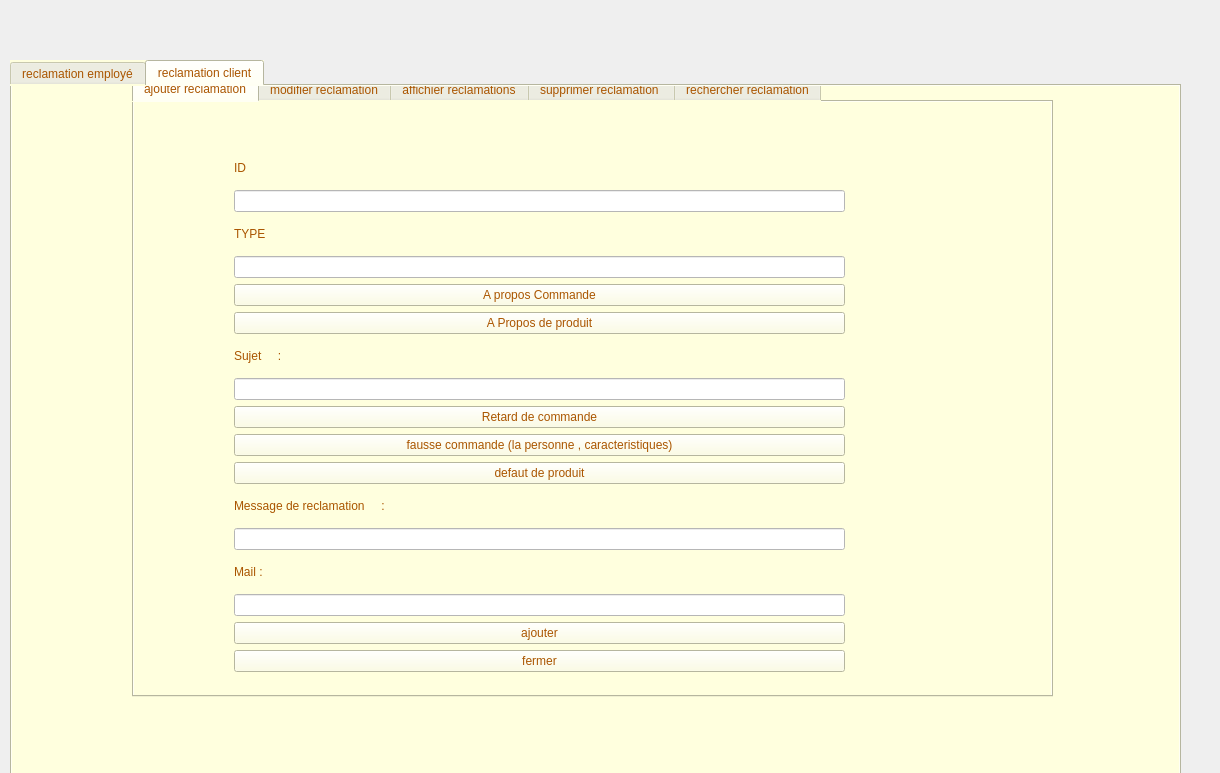
<?xml version="1.0" encoding="UTF-8"?>
<ui version="4.0">
 <class>passerreclamation</class>
 <widget class="QDialog" name="passerreclamation">
  <property name="geometry">
   <rect>
    <x>0</x>
    <y>0</y>
    <width>1220</width>
    <height>773</height>
   </rect>
  </property>
  <property name="windowTitle">
   <string>Dialog</string>
  </property>
  <widget class="QTabWidget" name="tabWidget">
   <property name="geometry">
    <rect>
     <x>10</x>
     <y>60</y>
     <width>1171</width>
     <height>731</height>
    </rect>
   </property>
   <property name="styleSheet">
    <string notr="true">font: 33pt &quot;MS Shell Dlg 2&quot;;
color: rgb(170, 85, 0);
background-color: rgb(255, 255, 222);</string>
   </property>
   <property name="currentIndex">
    <number>1</number>
   </property>
   <widget class="QWidget" name="tab">
    <attribute name="title">
     <string>reclamation employé</string>
    </attribute>
    <widget class="QTabWidget" name="tabWidget_4">
     <property name="geometry">
      <rect>
       <x>90</x>
       <y>-10</y>
       <width>951</width>
       <height>621</height>
      </rect>
     </property>
     <property name="styleSheet">
      <string notr="true">font: 75 9pt &quot;MS Shell Dlg 2&quot;;</string>
     </property>
     <property name="currentIndex">
      <number>3</number>
     </property>
     <widget class="QWidget" name="tab_7">
      <attribute name="title">
       <string>ajouter reclamation</string>
      </attribute>
      <widget class="QWidget" name="layoutWidget_2">
       <property name="geometry">
        <rect>
         <x>140</x>
         <y>30</y>
         <width>601</width>
         <height>520</height>
        </rect>
       </property>
       <layout class="QVBoxLayout" name="verticalLayout_5">
        <item>
         <widget class="QLabel" name="label_20">
          <property name="text">
           <string>ID</string>
          </property>
         </widget>
        </item>
        <item>
         <widget class="QLineEdit" name="lineEdit_18">
          <property name="styleSheet">
           <string notr="true">background-color: rgb(255, 255, 255);</string>
          </property>
         </widget>
        </item>
        <item>
         <widget class="QLabel" name="label_13">
          <property name="font">
           <font>
            <family>MS Shell Dlg 2</family>
            <pointsize>9</pointsize>
            <weight>9</weight>
            <italic>false</italic>
            <bold>false</bold>
           </font>
          </property>
          <property name="text">
           <string>TYPE</string>
          </property>
          <property name="alignment">
           <set>Qt::AlignLeading|Qt::AlignLeft|Qt::AlignVCenter</set>
          </property>
         </widget>
        </item>
        <item>
         <widget class="QLineEdit" name="lineEdit_7">
          <property name="styleSheet">
           <string notr="true">background-color: rgb(255, 255, 255);</string>
          </property>
         </widget>
        </item>
        <item>
         <widget class="QPushButton" name="pushButton_21">
          <property name="text">
           <string>A propos de Stock</string>
          </property>
         </widget>
        </item>
        <item>
         <widget class="QPushButton" name="pushButton_22">
          <property name="text">
           <string>A propos des Conditions de travail</string>
          </property>
         </widget>
        </item>
        <item>
         <widget class="QLabel" name="label_14">
          <property name="font">
           <font>
            <family>MS Shell Dlg 2</family>
            <pointsize>9</pointsize>
            <weight>9</weight>
            <italic>false</italic>
            <bold>false</bold>
           </font>
          </property>
          <property name="text">
           <string>Sujet     :</string>
          </property>
          <property name="alignment">
           <set>Qt::AlignLeading|Qt::AlignLeft|Qt::AlignVCenter</set>
          </property>
         </widget>
        </item>
        <item>
         <widget class="QLineEdit" name="lineEdit_8">
          <property name="enabled">
           <bool>false</bool>
          </property>
          <property name="styleSheet">
           <string notr="true">background-color: rgb(255, 255, 255);</string>
          </property>
         </widget>
        </item>
        <item>
         <widget class="QPushButton" name="pushButton_23">
          <property name="text">
           <string>Stock de livres fini</string>
          </property>
         </widget>
        </item>
        <item>
         <widget class="QPushButton" name="pushButton_24">
          <property name="text">
           <string>Salaire D'employé</string>
          </property>
         </widget>
        </item>
        <item>
         <widget class="QPushButton" name="pushButton_25">
          <property name="text">
           <string>Autres Conditions de travail pas favorables</string>
          </property>
         </widget>
        </item>
        <item>
         <widget class="QLabel" name="label_15">
          <property name="font">
           <font>
            <family>MS Shell Dlg 2</family>
            <pointsize>9</pointsize>
            <weight>9</weight>
            <italic>false</italic>
            <bold>false</bold>
           </font>
          </property>
          <property name="text">
           <string>Message de reclamation     :</string>
          </property>
          <property name="alignment">
           <set>Qt::AlignLeading|Qt::AlignLeft|Qt::AlignVCenter</set>
          </property>
         </widget>
        </item>
        <item>
         <widget class="QLineEdit" name="lineEdit_6">
          <property name="styleSheet">
           <string notr="true">background-color: rgb(255, 255, 255);</string>
          </property>
         </widget>
        </item>
        <item>
         <widget class="QLabel" name="label_12">
          <property name="text">
           <string>Mail</string>
          </property>
         </widget>
        </item>
        <item>
         <widget class="QLineEdit" name="lineEdit_17">
          <property name="styleSheet">
           <string notr="true">background-color: rgb(255, 255, 255);</string>
          </property>
         </widget>
        </item>
        <item>
         <widget class="QPushButton" name="pushButton_8">
          <property name="text">
           <string>AJOUTER</string>
          </property>
         </widget>
        </item>
        <item>
         <widget class="QPushButton" name="pushButton_35">
          <property name="text">
           <string>FERMER</string>
          </property>
         </widget>
        </item>
       </layout>
      </widget>
     </widget>
     <widget class="QWidget" name="tab_8">
      <attribute name="title">
       <string>modifier reclamation</string>
      </attribute>
      <widget class="QWidget" name="layoutWidget_3">
       <property name="geometry">
        <rect>
         <x>120</x>
         <y>20</y>
         <width>601</width>
         <height>570</height>
        </rect>
       </property>
       <layout class="QVBoxLayout" name="verticalLayout_6">
        <item>
         <widget class="QLabel" name="label_16">
          <property name="font">
           <font>
            <family>MS Shell Dlg 2</family>
            <pointsize>9</pointsize>
            <weight>9</weight>
            <italic>false</italic>
            <bold>false</bold>
           </font>
          </property>
          <property name="text">
           <string>ID</string>
          </property>
          <property name="alignment">
           <set>Qt::AlignLeading|Qt::AlignLeft|Qt::AlignVCenter</set>
          </property>
         </widget>
        </item>
        <item>
         <widget class="QComboBox" name="comboBox_3"/>
        </item>
        <item>
         <widget class="QLabel" name="label_17">
          <property name="font">
           <font>
            <family>MS Shell Dlg 2</family>
            <pointsize>9</pointsize>
            <weight>9</weight>
            <italic>false</italic>
            <bold>false</bold>
           </font>
          </property>
          <property name="text">
           <string>TYPE</string>
          </property>
          <property name="alignment">
           <set>Qt::AlignLeading|Qt::AlignLeft|Qt::AlignVCenter</set>
          </property>
         </widget>
        </item>
        <item>
         <widget class="QLineEdit" name="lineEdit_9">
          <property name="styleSheet">
           <string notr="true">background-color: rgb(255, 255, 255);</string>
          </property>
         </widget>
        </item>
        <item>
         <widget class="QPushButton" name="pushButton_26">
          <property name="styleSheet">
           <string notr="true">background-color: rgb(255, 255, 222);
</string>
          </property>
          <property name="text">
           <string>A propos de Stock</string>
          </property>
         </widget>
        </item>
        <item>
         <widget class="QPushButton" name="pushButton_27">
          <property name="styleSheet">
           <string notr="true">background-color: rgb(255, 255, 222);</string>
          </property>
          <property name="text">
           <string>A propos des Conditions de travail</string>
          </property>
         </widget>
        </item>
        <item>
         <widget class="QLabel" name="label_18">
          <property name="font">
           <font>
            <family>MS Shell Dlg 2</family>
            <pointsize>9</pointsize>
            <weight>9</weight>
            <italic>false</italic>
            <bold>false</bold>
           </font>
          </property>
          <property name="text">
           <string>Sujet     :</string>
          </property>
          <property name="alignment">
           <set>Qt::AlignLeading|Qt::AlignLeft|Qt::AlignVCenter</set>
          </property>
         </widget>
        </item>
        <item>
         <widget class="QLineEdit" name="lineEdit_10">
          <property name="enabled">
           <bool>false</bool>
          </property>
          <property name="styleSheet">
           <string notr="true">background-color: rgb(255, 255, 255);</string>
          </property>
         </widget>
        </item>
        <item>
         <widget class="QLabel" name="label_21">
          <property name="text">
           <string/>
          </property>
         </widget>
        </item>
        <item>
         <widget class="QPushButton" name="pushButton_28">
          <property name="text">
           <string>Stock de livres fini</string>
          </property>
         </widget>
        </item>
        <item>
         <widget class="QPushButton" name="pushButton_29">
          <property name="text">
           <string>Salaire D'employé</string>
          </property>
         </widget>
        </item>
        <item>
         <widget class="QPushButton" name="pushButton_30">
          <property name="text">
           <string>Autres Conditions de travail pas favorables</string>
          </property>
         </widget>
        </item>
        <item>
         <widget class="QLabel" name="label_19">
          <property name="font">
           <font>
            <family>MS Shell Dlg 2</family>
            <pointsize>9</pointsize>
            <weight>9</weight>
            <italic>false</italic>
            <bold>false</bold>
           </font>
          </property>
          <property name="text">
           <string>Message de reclamation     :</string>
          </property>
          <property name="alignment">
           <set>Qt::AlignLeading|Qt::AlignLeft|Qt::AlignVCenter</set>
          </property>
         </widget>
        </item>
        <item>
         <widget class="QLineEdit" name="lineEdit_16">
          <property name="styleSheet">
           <string notr="true">background-color: rgb(255, 255, 255);</string>
          </property>
         </widget>
        </item>
        <item>
         <widget class="QLabel" name="label_8">
          <property name="text">
           <string>Mail</string>
          </property>
         </widget>
        </item>
        <item>
         <widget class="QLineEdit" name="lineEdit_13">
          <property name="styleSheet">
           <string notr="true">background-color: rgb(255, 255, 255);</string>
          </property>
         </widget>
        </item>
        <item>
         <widget class="QPushButton" name="pushButton_33">
          <property name="text">
           <string>MODIFIER</string>
          </property>
         </widget>
        </item>
        <item>
         <widget class="QPushButton" name="pushButton_34">
          <property name="text">
           <string>FERMER</string>
          </property>
         </widget>
        </item>
       </layout>
      </widget>
     </widget>
     <widget class="QWidget" name="tab_9">
      <attribute name="title">
       <string>affichier reclamations</string>
      </attribute>
      <widget class="QWidget" name="layoutWidget_4">
       <property name="geometry">
        <rect>
         <x>80</x>
         <y>20</y>
         <width>701</width>
         <height>441</height>
        </rect>
       </property>
       <layout class="QVBoxLayout" name="verticalLayout_7">
        <item>
         <widget class="QTableView" name="tablreclamation_2">
          <property name="styleSheet">
           <string notr="true">background-color: rgb(255, 255, 255);</string>
          </property>
         </widget>
        </item>
        <item>
         <widget class="QPushButton" name="pushButton_9">
          <property name="text">
           <string>affichier</string>
          </property>
         </widget>
        </item>
        <item>
         <widget class="QPushButton" name="pushButton_2">
          <property name="text">
           <string>fermer</string>
          </property>
         </widget>
        </item>
       </layout>
      </widget>
     </widget>
     <widget class="QWidget" name="tab_10">
      <attribute name="title">
       <string>supprimer reclamation </string>
      </attribute>
      <widget class="QWidget" name="layoutWidget_5">
       <property name="geometry">
        <rect>
         <x>220</x>
         <y>200</y>
         <width>371</width>
         <height>121</height>
        </rect>
       </property>
       <layout class="QVBoxLayout" name="verticalLayout_8">
        <item>
         <widget class="QLabel" name="label_2">
          <property name="font">
           <font>
            <family>MS Shell Dlg 2</family>
            <pointsize>9</pointsize>
            <weight>9</weight>
            <italic>false</italic>
            <bold>false</bold>
           </font>
          </property>
          <property name="text">
           <string>Matricule:</string>
          </property>
         </widget>
        </item>
        <item>
         <widget class="QComboBox" name="comboBox_4"/>
        </item>
        <item>
         <widget class="QPushButton" name="pushButton_10">
          <property name="text">
           <string>SUPPRIMER</string>
          </property>
         </widget>
        </item>
        <item>
         <widget class="QPushButton" name="pushButton_7">
          <property name="text">
           <string>FERMER</string>
          </property>
         </widget>
        </item>
       </layout>
      </widget>
     </widget>
    </widget>
   </widget>
   <widget class="QWidget" name="tab_2">
    <attribute name="title">
     <string>reclamation client</string>
    </attribute>
    <widget class="QTabWidget" name="tabWidget_3">
     <property name="geometry">
      <rect>
       <x>120</x>
       <y>-10</y>
       <width>921</width>
       <height>621</height>
      </rect>
     </property>
     <property name="styleSheet">
      <string notr="true">font: 75 9pt &quot;MS Shell Dlg 2&quot;;</string>
     </property>
     <property name="currentIndex">
      <number>0</number>
     </property>
     <widget class="QWidget" name="tab_5">
      <attribute name="title">
       <string>ajouter reclamation</string>
      </attribute>
      <widget class="QWidget" name="layoutWidget">
       <property name="geometry">
        <rect>
         <x>100</x>
         <y>50</y>
         <width>611</width>
         <height>520</height>
        </rect>
       </property>
       <layout class="QVBoxLayout" name="verticalLayout">
        <item>
         <widget class="QLabel" name="label_3">
          <property name="text">
           <string>ID</string>
          </property>
         </widget>
        </item>
        <item>
         <widget class="QLineEdit" name="lineEdit_12">
          <property name="styleSheet">
           <string notr="true">background-color: rgb(255, 255, 255);</string>
          </property>
         </widget>
        </item>
        <item>
         <widget class="QLabel" name="label_4">
          <property name="font">
           <font>
            <family>MS Shell Dlg 2</family>
            <pointsize>9</pointsize>
            <weight>9</weight>
            <italic>false</italic>
            <bold>false</bold>
           </font>
          </property>
          <property name="text">
           <string>TYPE</string>
          </property>
          <property name="alignment">
           <set>Qt::AlignLeading|Qt::AlignLeft|Qt::AlignVCenter</set>
          </property>
         </widget>
        </item>
        <item>
         <widget class="QLineEdit" name="lineEdit_4">
          <property name="styleSheet">
           <string notr="true">background-color: rgb(255, 255, 255);</string>
          </property>
         </widget>
        </item>
        <item>
         <widget class="QPushButton" name="pushButton_12">
          <property name="text">
           <string>A propos Commande</string>
          </property>
         </widget>
        </item>
        <item>
         <widget class="QPushButton" name="pushButton_11">
          <property name="text">
           <string>A Propos de produit</string>
          </property>
         </widget>
        </item>
        <item>
         <widget class="QLabel" name="label_6">
          <property name="font">
           <font>
            <family>MS Shell Dlg 2</family>
            <pointsize>9</pointsize>
            <weight>9</weight>
            <italic>false</italic>
            <bold>false</bold>
           </font>
          </property>
          <property name="text">
           <string>Sujet     :</string>
          </property>
          <property name="alignment">
           <set>Qt::AlignLeading|Qt::AlignLeft|Qt::AlignVCenter</set>
          </property>
         </widget>
        </item>
        <item>
         <widget class="QLineEdit" name="lineEdit_2">
          <property name="enabled">
           <bool>false</bool>
          </property>
          <property name="styleSheet">
           <string notr="true">background-color: rgb(255, 255, 255);</string>
          </property>
         </widget>
        </item>
        <item>
         <widget class="QPushButton" name="pushButton_14">
          <property name="text">
           <string>Retard de commande</string>
          </property>
         </widget>
        </item>
        <item>
         <widget class="QPushButton" name="pushButton_13">
          <property name="text">
           <string>fausse commande (la personne , caracteristiques)</string>
          </property>
         </widget>
        </item>
        <item>
         <widget class="QPushButton" name="pushButton_15">
          <property name="text">
           <string>defaut de produit</string>
          </property>
         </widget>
        </item>
        <item>
         <widget class="QLabel" name="label_22">
          <property name="font">
           <font>
            <family>MS Shell Dlg 2</family>
            <pointsize>9</pointsize>
            <weight>9</weight>
            <italic>false</italic>
            <bold>false</bold>
           </font>
          </property>
          <property name="text">
           <string>Message de reclamation     :</string>
          </property>
          <property name="alignment">
           <set>Qt::AlignLeading|Qt::AlignLeft|Qt::AlignVCenter</set>
          </property>
         </widget>
        </item>
        <item>
         <widget class="QLineEdit" name="lineEdit_11">
          <property name="styleSheet">
           <string notr="true">background-color: rgb(255, 255, 255);</string>
          </property>
         </widget>
        </item>
        <item>
         <widget class="QLabel" name="label_7">
          <property name="font">
           <font>
            <family>MS Shell Dlg 2</family>
            <pointsize>9</pointsize>
            <weight>9</weight>
            <italic>false</italic>
            <bold>false</bold>
           </font>
          </property>
          <property name="text">
           <string>Mail :</string>
          </property>
          <property name="alignment">
           <set>Qt::AlignLeading|Qt::AlignLeft|Qt::AlignVCenter</set>
          </property>
         </widget>
        </item>
        <item>
         <widget class="QLineEdit" name="lineEdit_5">
          <property name="styleSheet">
           <string notr="true">background-color: rgb(255, 255, 255);</string>
          </property>
         </widget>
        </item>
        <item>
         <widget class="QPushButton" name="pushButton_3">
          <property name="text">
           <string>ajouter</string>
          </property>
         </widget>
        </item>
        <item>
         <widget class="QPushButton" name="pushButton_31">
          <property name="text">
           <string>fermer</string>
          </property>
         </widget>
        </item>
       </layout>
      </widget>
     </widget>
     <widget class="QWidget" name="tab_6">
      <attribute name="title">
       <string>modifier reclamation</string>
      </attribute>
      <widget class="QWidget" name="layoutWidget">
       <property name="geometry">
        <rect>
         <x>120</x>
         <y>20</y>
         <width>711</width>
         <height>591</height>
        </rect>
       </property>
       <layout class="QVBoxLayout" name="verticalLayout_2">
        <item>
         <widget class="QLabel" name="label_11">
          <property name="font">
           <font>
            <family>MS Shell Dlg 2</family>
            <pointsize>9</pointsize>
            <weight>9</weight>
            <italic>false</italic>
            <bold>false</bold>
           </font>
          </property>
          <property name="text">
           <string>ID</string>
          </property>
          <property name="alignment">
           <set>Qt::AlignLeading|Qt::AlignLeft|Qt::AlignVCenter</set>
          </property>
         </widget>
        </item>
        <item>
         <widget class="QComboBox" name="comboBox_5"/>
        </item>
        <item>
         <widget class="QLabel" name="label_5">
          <property name="font">
           <font>
            <family>MS Shell Dlg 2</family>
            <pointsize>9</pointsize>
            <weight>9</weight>
            <italic>false</italic>
            <bold>false</bold>
           </font>
          </property>
          <property name="text">
           <string>TYPE</string>
          </property>
          <property name="alignment">
           <set>Qt::AlignLeading|Qt::AlignLeft|Qt::AlignVCenter</set>
          </property>
         </widget>
        </item>
        <item>
         <widget class="QLineEdit" name="lineEdit">
          <property name="styleSheet">
           <string notr="true">background-color: rgb(255, 255, 255);</string>
          </property>
         </widget>
        </item>
        <item>
         <widget class="QPushButton" name="pushButton_16">
          <property name="styleSheet">
           <string notr="true">background-color: rgb(255, 255, 222);
</string>
          </property>
          <property name="text">
           <string>A propos Commande</string>
          </property>
         </widget>
        </item>
        <item>
         <widget class="QPushButton" name="pushButton_17">
          <property name="styleSheet">
           <string notr="true">background-color: rgb(255, 255, 222);</string>
          </property>
          <property name="text">
           <string>A Propos de produit</string>
          </property>
         </widget>
        </item>
        <item>
         <widget class="QLabel" name="label_9">
          <property name="font">
           <font>
            <family>MS Shell Dlg 2</family>
            <pointsize>9</pointsize>
            <weight>9</weight>
            <italic>false</italic>
            <bold>false</bold>
           </font>
          </property>
          <property name="text">
           <string>Sujet     :</string>
          </property>
          <property name="alignment">
           <set>Qt::AlignLeading|Qt::AlignLeft|Qt::AlignVCenter</set>
          </property>
         </widget>
        </item>
        <item>
         <widget class="QLineEdit" name="lineEdit_3">
          <property name="enabled">
           <bool>false</bool>
          </property>
          <property name="styleSheet">
           <string notr="true">background-color: rgb(255, 255, 255);</string>
          </property>
         </widget>
        </item>
        <item>
         <widget class="QPushButton" name="pushButton_18">
          <property name="text">
           <string>Retard de commande</string>
          </property>
         </widget>
        </item>
        <item>
         <widget class="QPushButton" name="pushButton_19">
          <property name="text">
           <string>fausse commande (la personne , caracteristiques)</string>
          </property>
         </widget>
        </item>
        <item>
         <widget class="QPushButton" name="pushButton_20">
          <property name="text">
           <string>defaut de produit</string>
          </property>
         </widget>
        </item>
        <item>
         <widget class="QLabel" name="label_10">
          <property name="font">
           <font>
            <family>MS Shell Dlg 2</family>
            <pointsize>9</pointsize>
            <weight>9</weight>
            <italic>false</italic>
            <bold>false</bold>
           </font>
          </property>
          <property name="text">
           <string>Message de reclamation     :</string>
          </property>
          <property name="alignment">
           <set>Qt::AlignLeading|Qt::AlignLeft|Qt::AlignVCenter</set>
          </property>
         </widget>
        </item>
        <item>
         <widget class="QLineEdit" name="lineEdit_15">
          <property name="styleSheet">
           <string notr="true">background-color: rgb(255, 255, 255);</string>
          </property>
         </widget>
        </item>
        <item>
         <widget class="QLabel" name="label_23">
          <property name="text">
           <string>MAIL</string>
          </property>
         </widget>
        </item>
        <item>
         <widget class="QLineEdit" name="lineEdit_14">
          <property name="styleSheet">
           <string notr="true">background-color: rgb(255, 255, 255);</string>
          </property>
         </widget>
        </item>
        <item>
         <widget class="QPushButton" name="pushButton_4">
          <property name="text">
           <string>Modifier</string>
          </property>
         </widget>
        </item>
        <item>
         <widget class="QPushButton" name="pushButton_32">
          <property name="text">
           <string>fermer</string>
          </property>
         </widget>
        </item>
       </layout>
      </widget>
     </widget>
     <widget class="QWidget" name="tab_3">
      <attribute name="title">
       <string>affichier reclamations</string>
      </attribute>
      <widget class="QWidget" name="layoutWidget">
       <property name="geometry">
        <rect>
         <x>80</x>
         <y>20</y>
         <width>701</width>
         <height>441</height>
        </rect>
       </property>
       <layout class="QVBoxLayout" name="verticalLayout_3">
        <item>
         <widget class="QTableView" name="tabreclamation">
          <property name="styleSheet">
           <string notr="true">background-color: rgb(255, 255, 255);</string>
          </property>
         </widget>
        </item>
        <item>
         <widget class="QPushButton" name="pushButton_37">
          <property name="text">
           <string>AFFICHIER</string>
          </property>
         </widget>
        </item>
        <item>
         <widget class="QPushButton" name="pushButton">
          <property name="text">
           <string>fermer</string>
          </property>
         </widget>
        </item>
       </layout>
      </widget>
     </widget>
     <widget class="QWidget" name="tab_4">
      <attribute name="title">
       <string>supprimer reclamation </string>
      </attribute>
      <widget class="QPushButton" name="pushButton_6">
       <property name="geometry">
        <rect>
         <x>550</x>
         <y>420</y>
         <width>271</width>
         <height>28</height>
        </rect>
       </property>
       <property name="text">
        <string>FERMER</string>
       </property>
      </widget>
      <widget class="QWidget" name="layoutWidget">
       <property name="geometry">
        <rect>
         <x>220</x>
         <y>200</y>
         <width>371</width>
         <height>111</height>
        </rect>
       </property>
       <layout class="QVBoxLayout" name="verticalLayout_4">
        <item>
         <widget class="QLabel" name="label">
          <property name="font">
           <font>
            <family>MS Shell Dlg 2</family>
            <pointsize>9</pointsize>
            <weight>9</weight>
            <italic>false</italic>
            <bold>false</bold>
           </font>
          </property>
          <property name="text">
           <string>Matricule:</string>
          </property>
         </widget>
        </item>
        <item>
         <widget class="QComboBox" name="comboBox_2"/>
        </item>
        <item>
         <widget class="QPushButton" name="pushButton_5">
          <property name="text">
           <string>SUPPRIMER</string>
          </property>
         </widget>
        </item>
       </layout>
      </widget>
     </widget>
     <widget class="QWidget" name="tab_11">
      <attribute name="title">
       <string>rechercher reclamation</string>
      </attribute>
      <layout class="QGridLayout" name="gridLayout">
       <item row="0" column="0">
        <widget class="QLabel" name="label_24">
         <property name="text">
          <string/>
         </property>
        </widget>
       </item>
       <item row="0" column="1">
        <layout class="QVBoxLayout" name="verticalLayout_9">
         <item>
          <widget class="QTableView" name="tableView">
           <property name="styleSheet">
            <string notr="true">background-color: rgb(255, 255, 255);</string>
           </property>
          </widget>
         </item>
         <item>
          <widget class="QLineEdit" name="lineEdit_19">
           <property name="styleSheet">
            <string notr="true">background-color: rgb(255, 255, 255);</string>
           </property>
          </widget>
         </item>
         <item>
          <widget class="QPushButton" name="pushButton_36">
           <property name="text">
            <string>rechercher avec l'id</string>
           </property>
          </widget>
         </item>
         <item>
          <widget class="QPushButton" name="pushButton_38">
           <property name="text">
            <string>FERMER</string>
           </property>
          </widget>
         </item>
        </layout>
       </item>
      </layout>
     </widget>
    </widget>
   </widget>
  </widget>
 </widget>
 <resources/>
 <connections/>
</ui>
